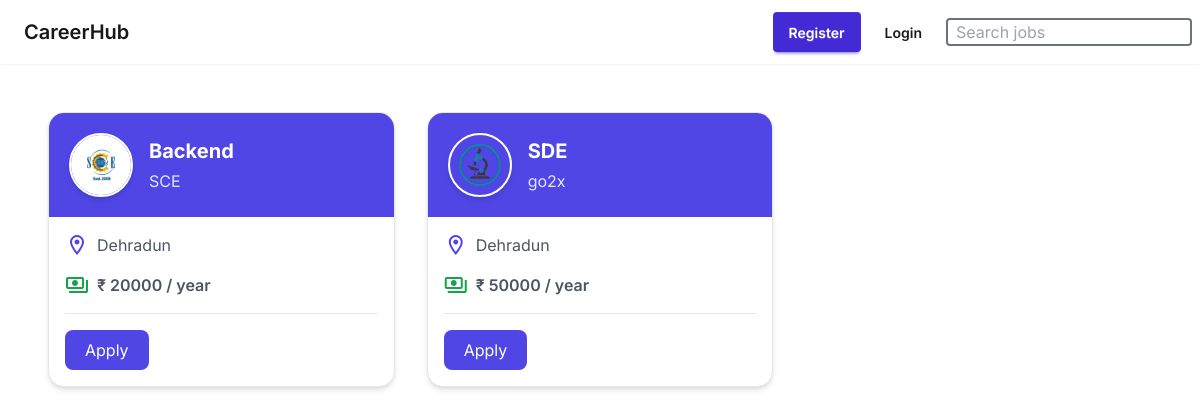
/, run on an earlier commit of the app's database.
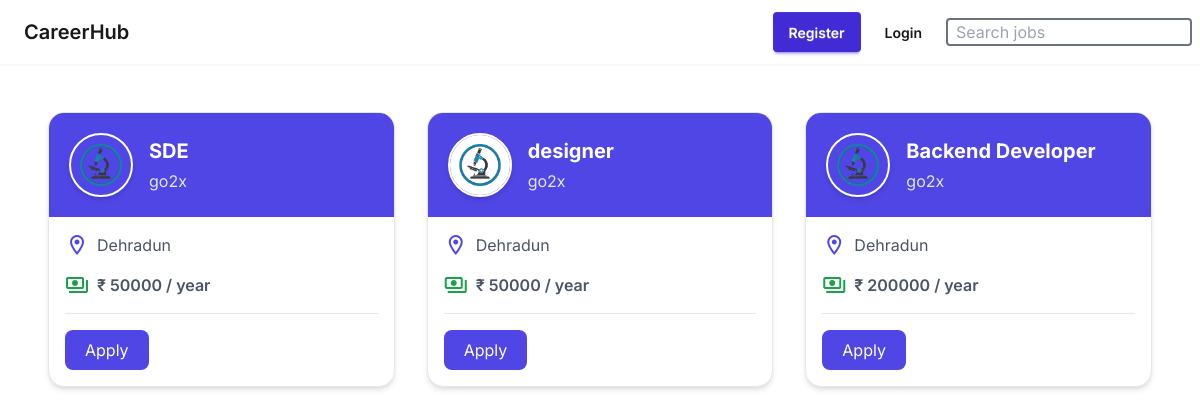
And on a later commit of the database.
### myapp/models.py (models this page shows, shortened)
class Job(models.Model):
    title = models.CharField(max_length=255)
    companyName = models.CharField(max_length=255)
    location = models.CharField(max_length=255)
    salary = models.IntegerField()
    logo = models.ImageField(upload_to='logos/', null=True, blank=True)

### myapp/views.py (the view)
# urls.py: 2. Add a URL to urlpatterns:  path('', views.home, name='home')
def home(request):
    query = request.GET.get('query', '')  # Get the search query from the GET parameters
    jobs = Job.objects.all()
    if query:
        jobs = jobs.filter(
            Q(title__icontains=query) |
            Q(companyName__icontains=query) |
            Q(location__icontains=query)
        )
    return render(request, 'index.html', {'jobs': jobs, 'query': query})

### myapp/templates/index.html (shortened to what this page needs)
{% extends 'base.html' %}
{% load static %}
{% block content %}
  <section id="job-results" class="max-w-6xl mx-auto px-6 pb-16 mt-12" aria-live="polite">
    {% if jobs %}
      <div class="grid grid-cols-1 md:grid-cols-2 lg:grid-cols-3 gap-8">
        {% for job in jobs %}
          <div class="job-card bg-white rounded-2xl shadow-md hover:shadow-xl transition duration-300 border border-gray-200 overflow-hidden">
            <div class="bg-indigo-600 p-5 flex items-center gap-4">
              {% if job.logo %}
                <img src="{{ job.logo.url }}" alt="{{ job.companyName }} Logo" class="w-16 h-16 rounded-full object-cover border-2 border-white shadow-md" />
              {% else %}
                <div class="w-16 h-16 rounded-full bg-white/20 flex items-center justify-center text-white border-2 border-white">
                  <span class="material-icons-outlined">business</span>
                </div>
              {% endif %}
              <div>
                <h2 class="text-xl font-bold text-white">{{ job.title }}</h2>
                <p class="text-indigo-100 mt-1">{{ job.companyName }}</p>
              </div>
            </div>
            <div class="p-4 space-y-4">
              <div class="flex items-center gap-2 text-gray-600">
                <span class="material-icons-outlined text-indigo-600">location_on</span>
                <span>{{ job.location }}</span>
              </div>
              <div class="flex items-center gap-2 text-gray-600">
                <span class="material-icons-outlined text-green-600">payments</span>
                <span class="font-semibold">₹ {{ job.salary }} / year</span>
              </div>
              <hr />
              <div class="flex justify-between items-center">
                <button class="bg-indigo-600 hover:bg-indigo-700 text-white px-5 py-2 rounded-lg transition">Apply</button>
              </div>
            </div>
          </div>
        {% endfor %}
      </div>
    {% endif %}
  </section>
{% endblock %}

### myapp/templates/base.html (shortened to what this page needs)
<!DOCTYPE html>
<html lang="en">
  <head>
    <link href="https://cdn.jsdelivr.net/npm/daisyui@5" rel="stylesheet" type="text/css" />
    <script src="https://cdn.jsdelivr.net/npm/@tailwindcss/browser@4"></script>
    <script src="https://cdn.tailwindcss.com"></script>
  </head>
  <body>
    {% block navbar %}
      <div class="navbar bg-base-100 shadow-sm">
        <div class="flex-1">
          <a href="{% url 'home' %}" class="btn btn-ghost text-xl">CareerHub</a>
        </div>
        <div class="flex gap-2">
          {% if user.is_authenticated %}
            <a href="{% url 'createjob' %}" class="btn btn-white">Create Job</a>
          {% else %}
            <a href="{% url 'register' %}" class="btn btn-primary text-white">Register</a>
            <a href="{% url 'login' %}" class="btn btn-ghost">Login</a>
          {% endif %}
          <form id="search-form" action="{% url 'home' %}" method="get" class="flex items-center">
            <input id="search-input" type="search" name="query" value="{{ query|default:'' }}" placeholder="Search jobs" autocomplete="off" class="pl-2 border-2 border-gray-500 rounded w-24 md:w-auto" />
          </form>
        </div>
      </div>
    {% endblock %}
    <main>
      {% block content %}
      {% endblock %}
    </main>
  </body>
</html>

### myapp/templates/base.html (style rules this page uses)
body { font-family: 'Inter', sans-serif; }
.job-card { transition: box-shadow 150ms ease, transform 150ms ease; }

What changed in the data, as far as the page shows it:
removed Job: logo (picture), title "Backend", companyName "SCE", location "Dehradun", salary "20000"
added Job: logo (picture), title "designer", companyName "go2x", location "Dehradun", salary "50000"
added Job: logo (picture), title "Backend Developer", companyName "go2x", location "Dehradun", salary "200000"
